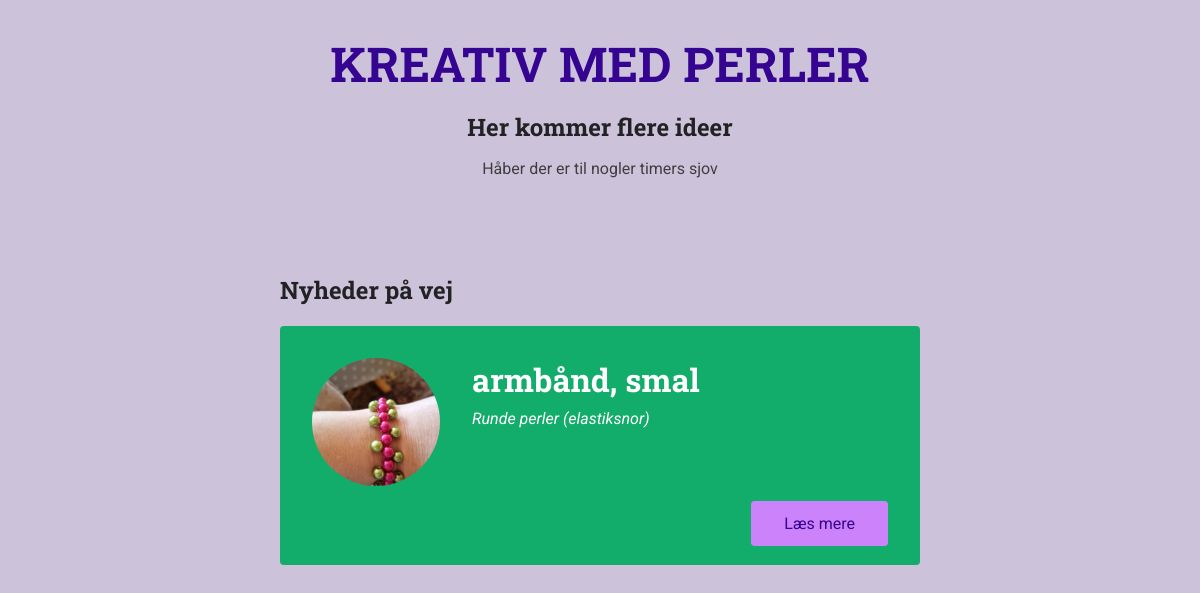
/meetups/, run on an earlier commit of the app's database.
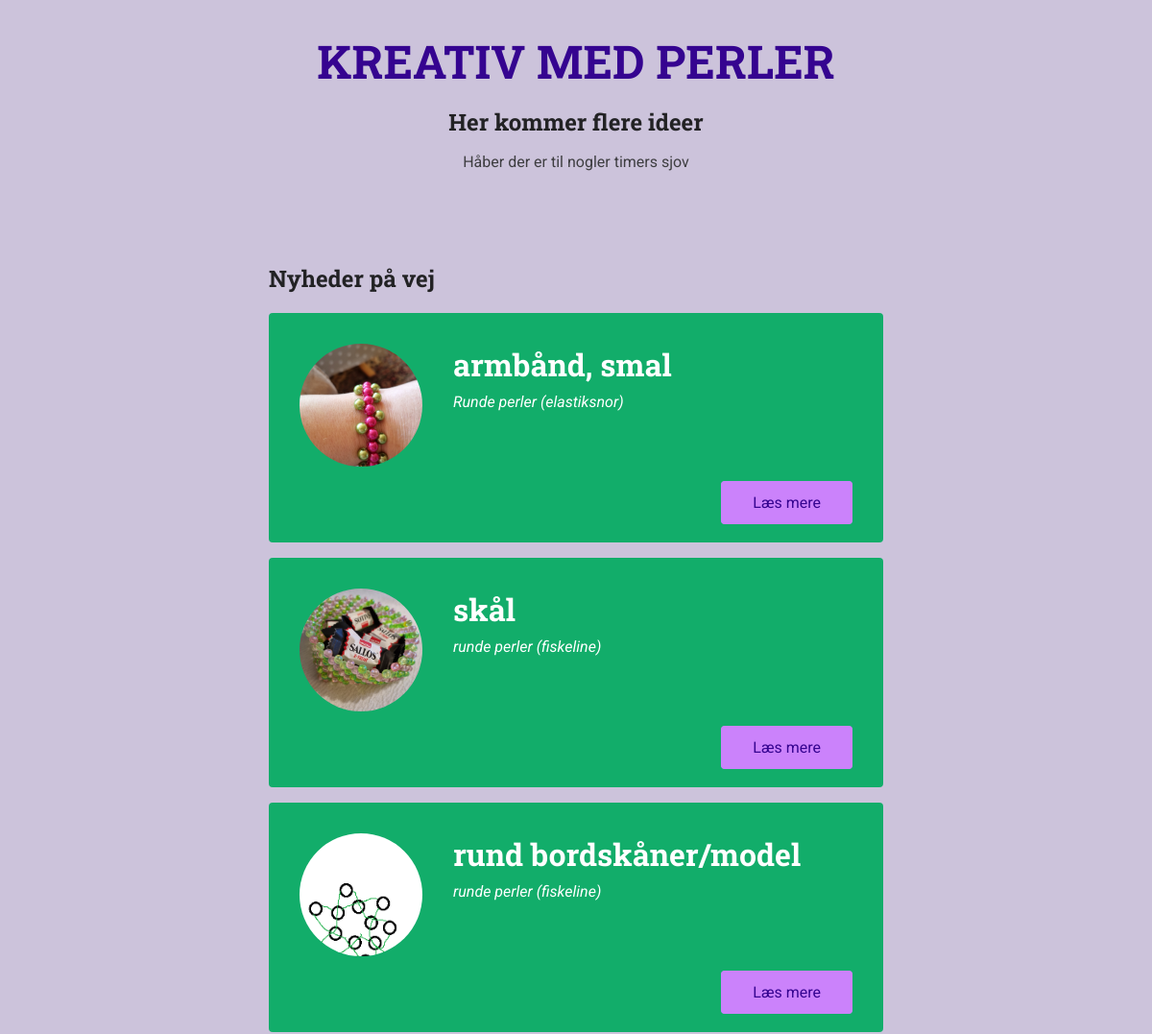
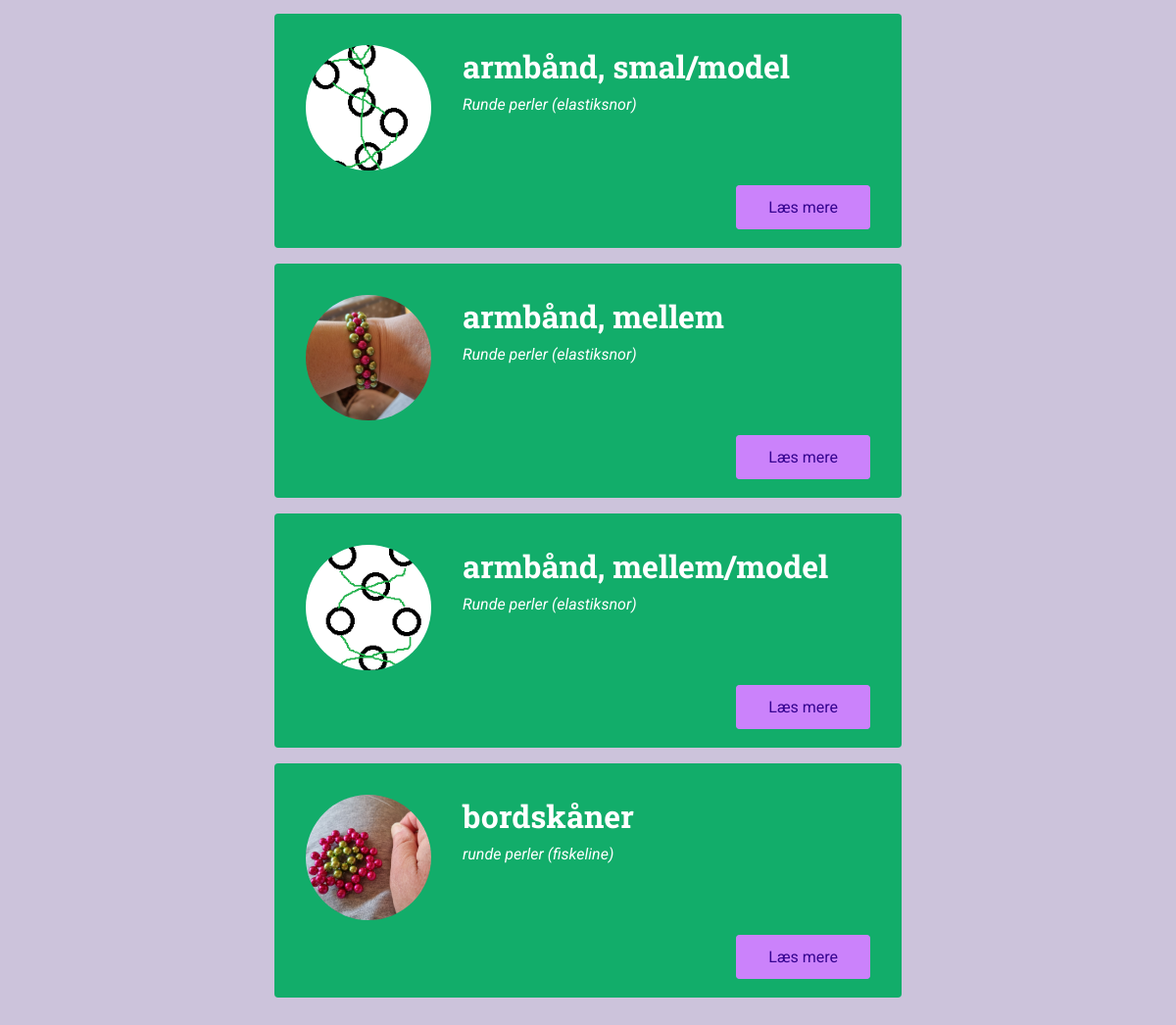
And on a later commit of the database (2 pictures, top to bottom).
### meetups/models.py (models this page shows, shortened)
class Meetup(models.Model):
    title = models.CharField(max_length=60)
    organizer_email = models.EmailField()
    date = models.DateField()
    slug = models.SlugField(unique=True)
    description =models.TextField()
    image = models.ImageField(upload_to='images')
    location = models.ForeignKey(Location, on_delete=models.CASCADE)
    participants = models.ManyToManyField(Participant, blank=True)

class Location(models.Model):
    name = models.CharField(max_length=200)
    address = models.CharField(max_length=300)
    def __str__(self):
        return f'{self.name} ({self.address})'

### meetups/views.py (the view)
# urls.py: path('meetups/', views.index, name='all-meetups'),
def index(request):
    meetups = Meetup.objects.all()
    return render(request, 'meetups/index.html', {
        'meetups': meetups
    })

### meetups/templates/meetups/index.html (shortened to what this page needs)
{% extends 'meetups/base/base.html' %}
{% load static %}
{% block site_css %}
    <link rel="stylesheet" href="{% static 'meetups/styles/all-meetups.css' %}">
{% endblock %}
{% block main_heading %}
Her kommer flere ideer
{% endblock %}
{% block header_content %}
<p>Håber der er til nogler timers sjov</p>
{% endblock %}
{% block body %}
<section>
    <h2>Nyheder på vej</h2>
        <ol>
            {% for meetup_item in meetups %}
               {% include 'meetups/includes/meetup-item.html' with title=meetup_item.title image=meetup_item.image.url location='perler' slug=meetup_item.slug %}
            {% endfor %}
        </ol>
</section>
{% endblock %}

### meetups/templates/meetups/base/base.html (shortened to what this page needs)
{% load static %}
<!DOCTYPE html>
<html lang="en">
<head>
    <link rel="stylesheet" href="{% static 'meetups/styles/base.css' %}">
    <link rel="stylesheet" href="{% static 'meetups/styles/all-meetups.css' %}">
    {% block site_css %}{% endblock %}
</head>
<body>
    <header id="main-header">
        <nav><a href="/meetups" id="main-logo">KREATIV MED PERLER</a></nav>
        <h1>{% block main_heading %}{% endblock %}</h1>
        <p>{% block header_content %}{% endblock %}</p>
    </header>
    <main>
        {% block body %}{% endblock %}
    </main>
</body>
</html>

### meetups/templates/meetups/includes/meetup-item.html
<li class="meetup-item">
    <article>
        <div class="meetup-summary">
            <div class="meetup-image">
                <img src="{{ image }}" alt="{{ title }}">
            </div>
            <div class="meetup-details">
                <h3>{{ meetup_item.title }}</h3>
                <address>{{ meetup_item.location }}</address>
            </div>
        </div>
        <div class="meetup-actions">
            <a href="{% url 'meetup-detail' slug %}" class="btn">Læs mere</a>
        </div>
    </article>
</li>

### meetups/static/meetups/styles/base.css (style rules this page uses)
* { box-sizing: border-box; }
body { font-family: 'Roboto', sans-serif; margin: 0; background-color: #ccc3db; color: #3e3e41; }
h1, h2, h3 { font-family: 'Roboto Slab', sans-serif; color: #222224; }
button, .btn { cursor: pointer; font: inherit; padding: 0.5rem 1.5rem; background-color: #10b151; border: 1px solid #159fa6; color: white; border-radius: 4px; text-decoration: none; }
#main-header { width: 100%; text-align: center; padding: 2rem 0; }
#main-header h1 { font-size: 1.5rem; }
#main-logo { font-size: 3rem; font-family: 'Roboto Slab', sans-serif; text-decoration: none; color: #350490; font-weight: bold; }

### meetups/static/meetups/styles/all-meetups.css (style rules this page uses)
section { max-width: 40rem; margin: 3rem auto; }
ol { list-style: none; margin: 0; padding: 0; }
.meetup-item { margin: 1rem 0; background-color: #12ad6a; padding: 2rem; color: white; border-radius: 4px; }
.meetup-summary { display: flex; align-items: flex-start; }
.meetup-image { margin-right: 2rem; }
.meetup-image img { width: 8rem; height: 8rem; object-fit: cover; border-radius: 50%; }
.meetup-details h3 { color: inherit; margin-top: 0; margin-bottom: 0.5rem; font-size: 2rem; }
.meetup-details address { font-style: italic; }
.meetup-actions { margin-top: 1.5rem; text-align: right; }
.meetup-actions .btn { background-color: #cb82fb; border-color: #cb82fb; color: #350490; padding: 0.75rem 2rem; }

What changed in the data, as far as the page shows it:
added Meetup: shows a picture, title "skål", location "runde perler (fiskeline)"
added Meetup: title (picture), title "rund bordskåner/model", location "runde perler (fiskeline)"
added Meetup: title (picture), title "armbånd, smal/model", location "Runde perler (elastiksnor)"
added Meetup: shows a picture, title "armbånd, mellem", location "Runde perler (elastiksnor)"
added Meetup: title (picture), title "armbånd, mellem/model", location "Runde perler (elastiksnor)"
added Meetup: shows a picture, title "bordskåner", location "runde perler (fiskeline)"
